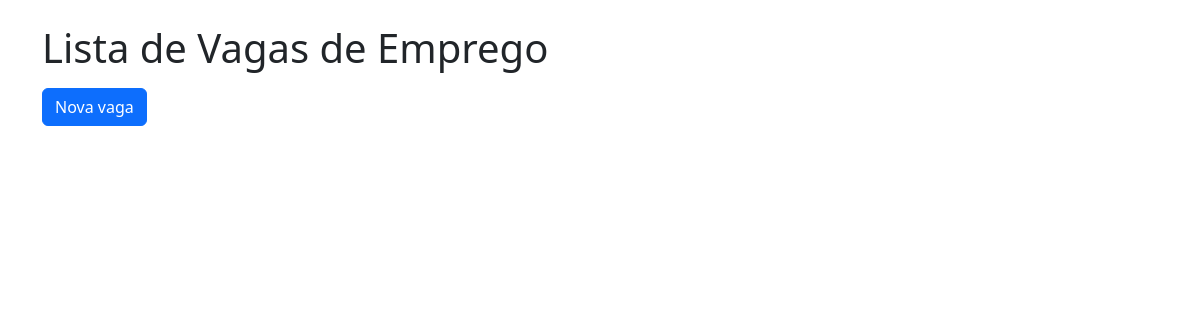
Before: /empresas/vagas/ with the older database file.
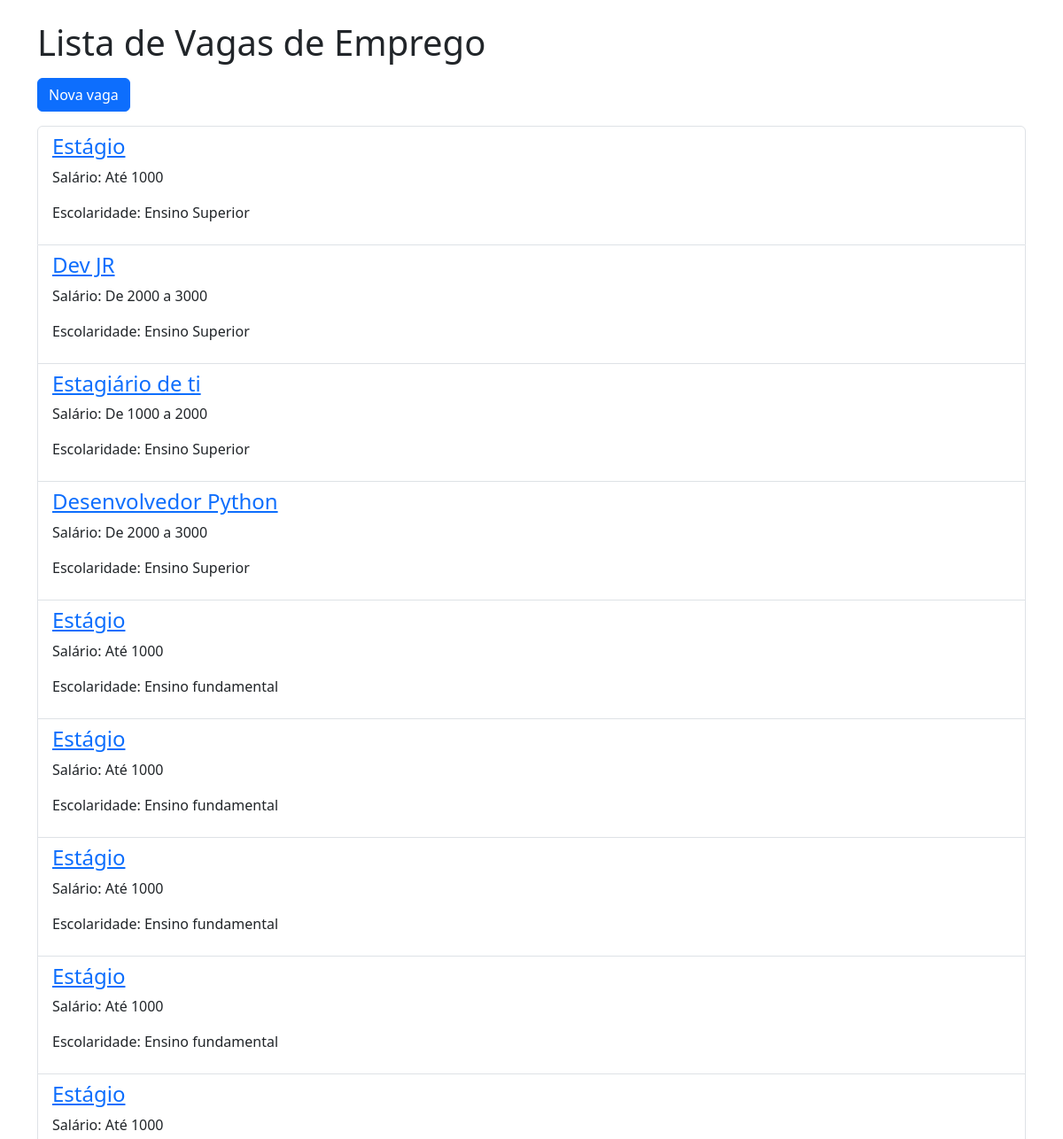
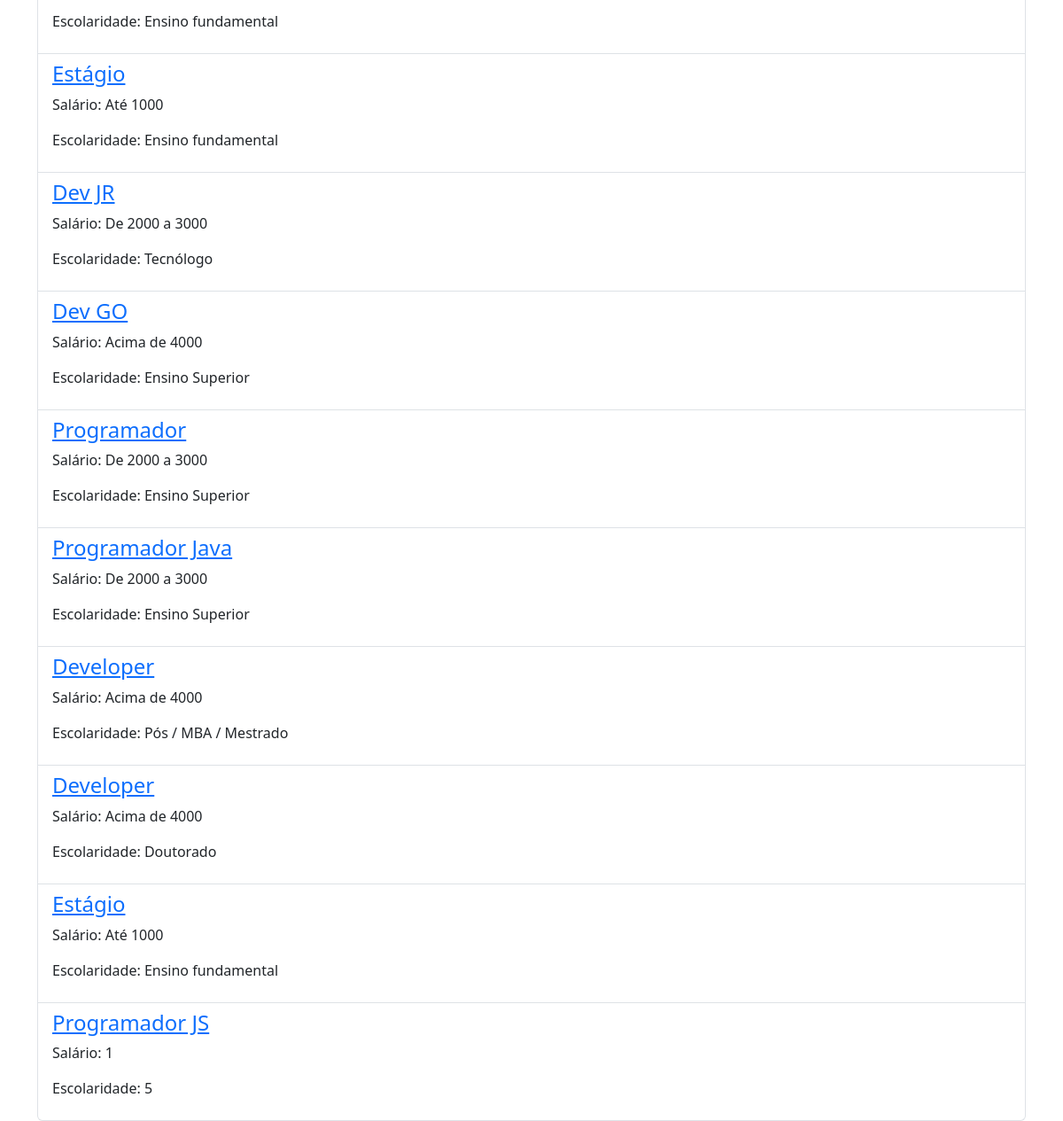
After: the same page with the newer database file (2 pictures, top to bottom).
### empresas/models.py (models this page shows)
class Vagas(models.Model):
    empresa = models.CharField(max_length=100)
    titulo = models.CharField(max_length=150)
    salario = models.CharField(max_length=50)
    escolaridade = models.CharField(max_length=50)

### empresas/views.py (the view)
# urls.py: path("vagas/", views.vagas_home, name="vagas_home"),
def vagas(request):
    vagas = Vagas.objects.all()
    return render(request, "empresas/vagas.html", {"vagas": vagas})

### empresas/templates/empresas/vagas.html (shortened to what this page needs)
<!DOCTYPE html>
<html lang="en">
<head>
    <link href="https://cdn.jsdelivr.net/npm/bootstrap@5.3.0/dist/css/bootstrap.min.css" rel="stylesheet">
</head>
<body>
    <div class="container mt-4">
        <h1 class="mb-3">Lista de Vagas de Emprego</h1>
        <a href="{% url 'criar_vaga' %}" class="btn btn-primary mb-3">Nova vaga</a>
        <ul class="list-group">
            {% for vaga in vagas %}
                <li class="list-group-item">
                    <a href="{{vaga.id}}"><h4>{{ vaga.titulo }}</h4></a>
                    <p>Salário: {{ vaga.salario }}</p>
                    <p>Escolaridade: {{ vaga.escolaridade }}</p>
                </li>
            {% endfor %}
        </ul>
    </div>
</body>
</html>

Changed rows visible on the page:
added Vagas: titulo "Estágio", salario "Até 1000", escolaridade "Ensino Superior"
added Vagas: titulo "Dev JR", salario "De 2000 a 3000", escolaridade "Ensino Superior"
added Vagas: titulo "Estagiário de ti", salario "De 1000 a 2000", escolaridade "Ensino Superior"
added Vagas: titulo "Desenvolvedor Python", salario "De 2000 a 3000", escolaridade "Ensino Superior"
added Vagas: titulo "Estágio", salario "Até 1000", escolaridade "Ensino fundamental"
added Vagas: titulo "Estágio", salario "Até 1000", escolaridade "Ensino fundamental"
added Vagas: titulo "Estágio", salario "Até 1000", escolaridade "Ensino fundamental"
added Vagas: titulo "Estágio", salario "Até 1000", escolaridade "Ensino fundamental"
added Vagas: titulo "Estágio", salario "Até 1000", escolaridade "Ensino fundamental"
added Vagas: titulo "Estágio", salario "Até 1000", escolaridade "Ensino fundamental"
added Vagas: titulo "Dev JR", salario "De 2000 a 3000", escolaridade "Tecnólogo"
added Vagas: titulo "Dev GO", salario "Acima de 4000", escolaridade "Ensino Superior"
added Vagas: titulo "Programador", salario "De 2000 a 3000", escolaridade "Ensino Superior"
added Vagas: titulo "Programador Java", salario "De 2000 a 3000", escolaridade "Ensino Superior"
added Vagas: titulo "Developer", salario "Acima de 4000", escolaridade "Pós / MBA / Mestrado"
added Vagas: titulo "Developer", salario "Acima de 4000", escolaridade "Doutorado"
added Vagas: titulo "Estágio", salario "Até 1000", escolaridade "Ensino fundamental"
added Vagas: titulo "Programador JS", salario "1", escolaridade "5"
